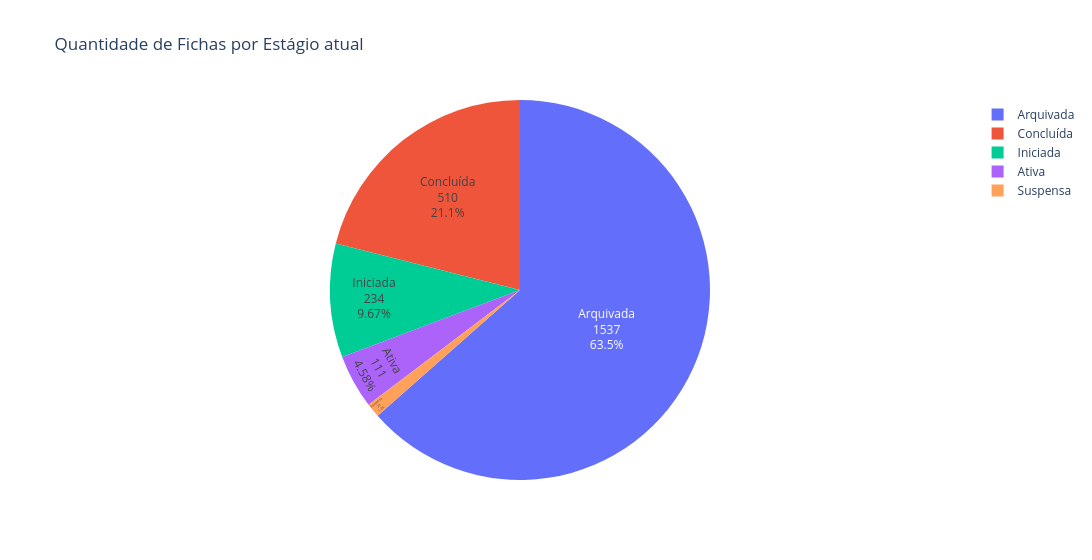

The notebook cell saved with this chart:
### Markdown cell above
# Desempenho / tempo das Fichas

### Code cell
g.FigFichasTempoTotal()

### Figure 1 — Plotly figure (JSON) as saved in the notebook; plotly's stock layout.template omitted (floating-point values rounded to 4 significant figures; data arrays with more than 128 entries replaced by an {"elided": "..."} marker saying what was removed)
{"data": [{"domain": {"x": [0, 1], "y": [0, 1]}, "hovertemplate": "Estágio=%{label}<br>Ficha=%{value}<extra></extra>", "labels": {"elided": "233 str values"}, "legendgroup": "", "name": "", "showlegend": true, "textinfo": "percent+label+value", "textposition": "inside", "type": "pie", "values": {"elided": "233 int values"}}], "layout": {"legend": {"tracegroupgap": 0}, "title": {"text": "Quantidade de Fichas por Estágio atual"}, "width": 1100}}
